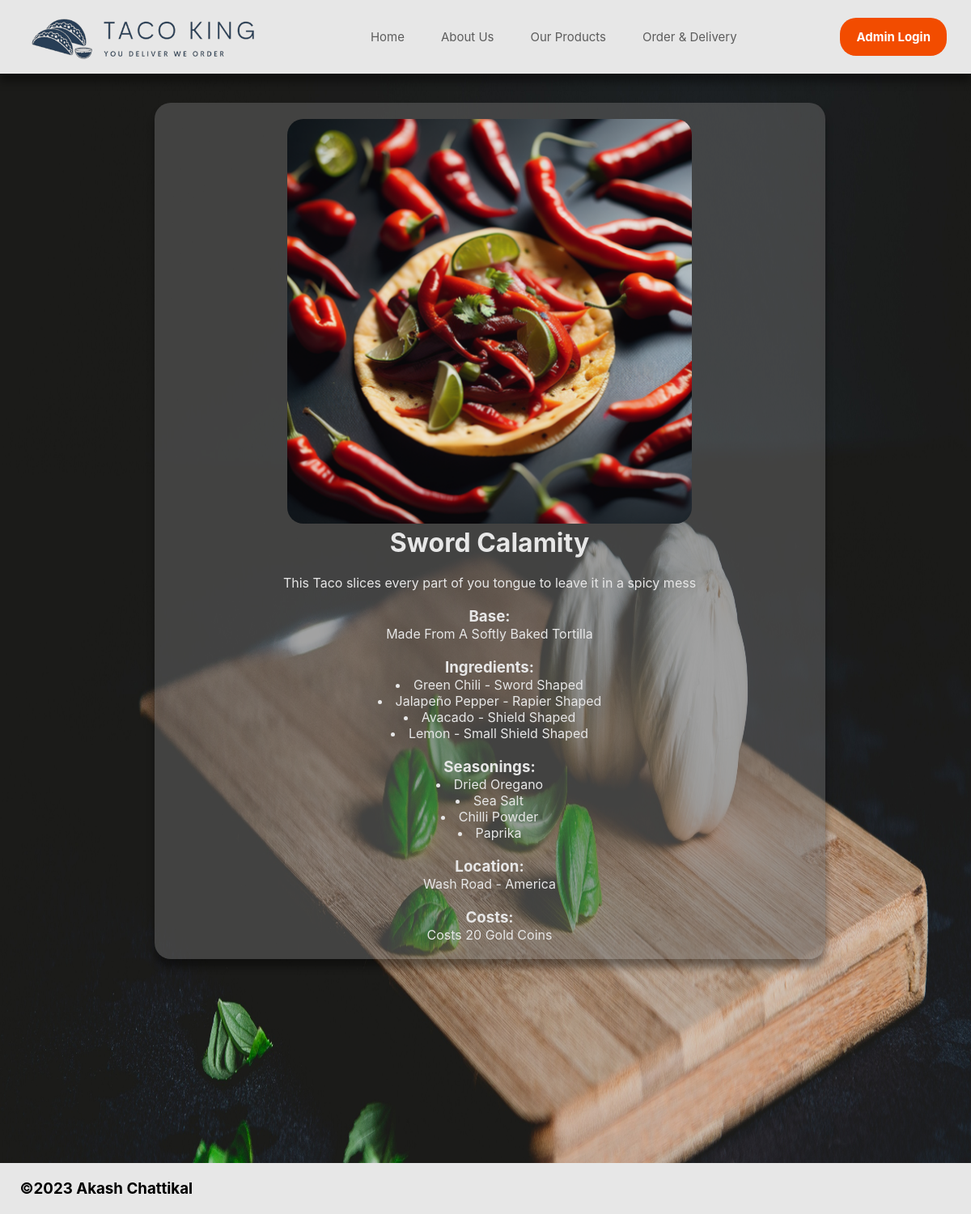
Before: /tacos/1 with the older database file.
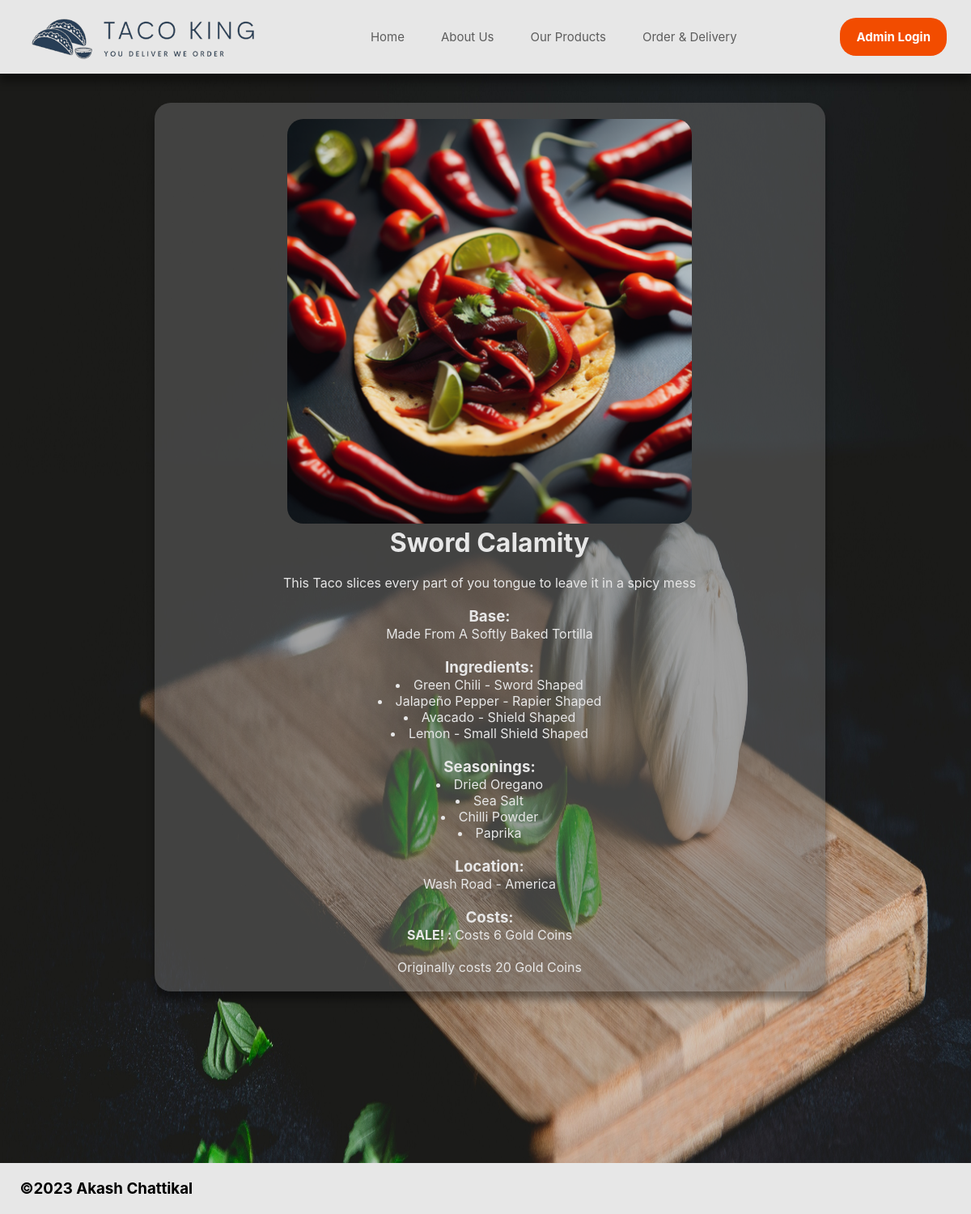
After: the same page with the newer database file.
### tables this page shows
CREATE TABLE Taco_Types (id INTEGER PRIMARY KEY AUTOINCREMENT, photo TEXT, name TEXT, tortilla INTEGER REFERENCES Tortilla (id), description TEXT, price TEXT, discount_price TEXT, location INTEGER REFERENCES Locations (id));

CREATE TABLE Tortilla (id INTEGER PRIMARY KEY AUTOINCREMENT, name TEXT, description TEXT);

CREATE TABLE Ingrediants (id INTEGER PRIMARY KEY AUTOINCREMENT, name TEXT, description TEXT);

CREATE TABLE Seasonings (id INTEGER PRIMARY KEY AUTOINCREMENT, name TEXT, description);

CREATE TABLE Locations (id INTEGER PRIMARY KEY AUTOINCREMENT, name TEXT);

### routes.py (the view)
@app.route('/tacos/<int:id>')
def tacos(id):
    taco = select_database('SELECT * FROM Taco_Types WHERE id = ?', (id,), 2)
    if taco:
        tortilla = select_database('SELECT name FROM Tortilla WHERE id = ?',
                                   (taco[3],), 2)
        ingrediants = select_database('SELECT * FROM Ingrediants WHERE id IN \
    (SELECT iid FROM Taco_Ingrediants WHERE tid = ?)', (id,), 1)
        seasonings = select_database('SELECT * FROM Seasonings WHERE id IN \
    (SELECT sid FROM Taco_Seasonings WHERE tid = ?)', (id,), 1)
        location_id = taco[7]
        original_cost = taco[5]
        discount_cost = taco[6]
        location = select_database('SELECT name FROM Locations WHERE id = ?',
                                   (location_id,), 2)
        return render_template('tacos.html', ingrediants=ingrediants,
                               tortilla=tortilla, taco=taco,
                               seasonings=seasonings, disc_cost=discount_cost,
                               cost=original_cost, location=location[0])
    else:
        abort(404)

### routes.py (called while the page is built)
def select_database(statement, id, mode):
    conn = sqlite3.connect("tacoshop.db")
    cur = conn.cursor()
    if id is None:
        cur.execute(statement)
    else:
        cur.execute(statement, id)
    if mode == 1:
        results = cur.fetchall()
    else:
        results = cur.fetchone()
    return results

### templates/tacos.html (shortened to what this page needs)
{% extends "layout.html" %}
{% block content %}
<body class="each_taco">
    <table class="table-w_70 center">
        <tr class="table_bg">
            <td class="td_center rounded shadow">
                <img class="img_taco" src="/{{taco[1]}}"/>
                <h1>{{ taco[2] }}</h1>
                <p>{{ taco[4] }}</p>
                <h3>Base:</h3>
                <p>Made From A {{ tortilla[0] }} Tortilla</p>
                <h3>Ingredients:</h3>
                {% for item in ingrediants %}
                    <p>
                        <li> {{ item[1] }} - {{ item[2] }} </li>
                    </p>
                {% endfor %}
                    <h3>Seasonings:</h3>
                {% for item in seasonings %}
                    <p>
                        <li> {{ item[1] }}</li>
                    </p>
                {% endfor %}
                    <h3>Location:</h3>
                    <p>
                        {{location}}
                    </p>
                <h3>Costs:</h3>
                {% if disc_cost != cost %}
                    <p><b>SALE! : </b>Costs {{ disc_cost }}</p>
                    <br>
                    <p>Originally costs {{ cost }}</p>
                {% else %}
                    <p>Costs {{ cost }}</p>
                {% endif %}
            </td>
        </tr>
    </table>
</body>
{% endblock %}

### templates/layout.html (shortened to what this page needs)
<!DOCTYPE html>
<html>
<head>
    <link rel="stylesheet" href="/static/css/style.css">
</head>
<body>
    <header class="header shadow">
        <div class="header_content">
            <a href="/" class="logo">
                <img class="logo_img" src=/static/images/logo1.png alt="logo">
            </a>
            <nav class="nav">
                {% include "nav.html" %}
            </nav>
            {% if request.url == 'http://127.0.0.1:5000/admin' %}
            <img class="ad_cover"    src="static/images/cover.png">
            {% elif request.url != 'http://127.0.0.1:5000/admin' %}
                <a onclick="document.getElementById('log_slot').style.display='block'" class="admin_log prevent-select">Admin Login</a>
            {% endif %}
        </div>
    </header>
    <main>
        {% block content %}{% endblock %}
    </main>
    <footer>
        {% include "footer.html" %}
    </footer>
</body>
</html>

### templates/nav.html (shortened to what this page needs)
<ul class="nav_list prevent-select nav_ul">
    <li>
        <a href = "/" class="nav_link" id="home">Home</a>
    </li>
    <li>
        <a href = "/about" class="nav_link" id="about">About Us</a>
    </li>
    <li>
        <a href = "/all_tacos" class="nav_link" id="product">Our Products</a>
    </li>
    <li>
        <a href = "/order" class="nav_link" id="order">Order & Delivery</a>
    </li>
</ul>

### templates/footer.html (shortened to what this page needs)
<h3>&nbsp;&copy;2023 Akash Chattikal</h3>
<body>
</body>

### static/css/style.css (style rules this page uses)
* { margin: 0; padding: 0; box-sizing: border-box; }
body { background-color: rgb(208, 233, 255); min-height: 1500px; padding-top: 125px; display: flex; flex-direction: column; font-family: 'Inter', sans-serif; }
main { padding-left: 10px; color:#E7E7E7; }
footer { padding: 20px; margin-top: auto; background-color:#E7E7E7; }
.header { background-color: #E7E7E7; position: fixed; width: 100%; top: 0; z-index: 1; }
.header_content { display: flex; align-items: center; justify-content: space-between; min-height: 60px; max-width: 1400px; padding: 0 30px; margin: 0 auto; }
.logo_img { width: 300px; display: block; }
.nav_ul { list-style: none; }
.nav_list { display: flex; column-gap: 45px; }
.nav_link { color: rgba(0, 0, 0, 0.60); font-size: 15px; transition: all 0.4s; position: relative; }
.nav_link::after { content: ''; height: 2px; width: 100%; background-color: #F24C00; position: absolute; left: 0; bottom: -8px; transition: all 0.2s; opacity: 0; pointer-events: none; border-radius: 1000px; }
.prevent-select { user-select: none; }
.center { margin-left: auto; margin-right: auto; }
.table-w_70 { width:70%; }
.table_bg { background-color: rgb(106, 106, 106, 0.5) }
.td_center { width: 150px; padding:20px; text-align: center }
.shadow { box-shadow: 0px 10px 10px 0px rgba(0,0,0,0.4); }
a { text-decoration: none; color: inherit; }
.each_taco { background-image: url(../images/cut_board2.jpg); background-repeat: no-repeat; background-attachment: fixed; background-size: 100% 125%; }
.img_taco { height: 500px; width: 500px; border-radius: 20px; }
.rounded { border-radius: 20px; }
.admin_log { color: rgba(0, 0, 0, 0.60); font-size: 15px; transition: all 0.4s; position: relative; font-weight: 700; background-color: #F24C00; color: white; padding: 14px 20px; border-radius: 20px; z-index: 1; }

Changed rows visible on the page:
changed Taco_Types "Sword Calamity": discount_price (not shown) → "6 Gold Coins"
Other visible differences:
text now shown: "SALE! : Originally costs"
